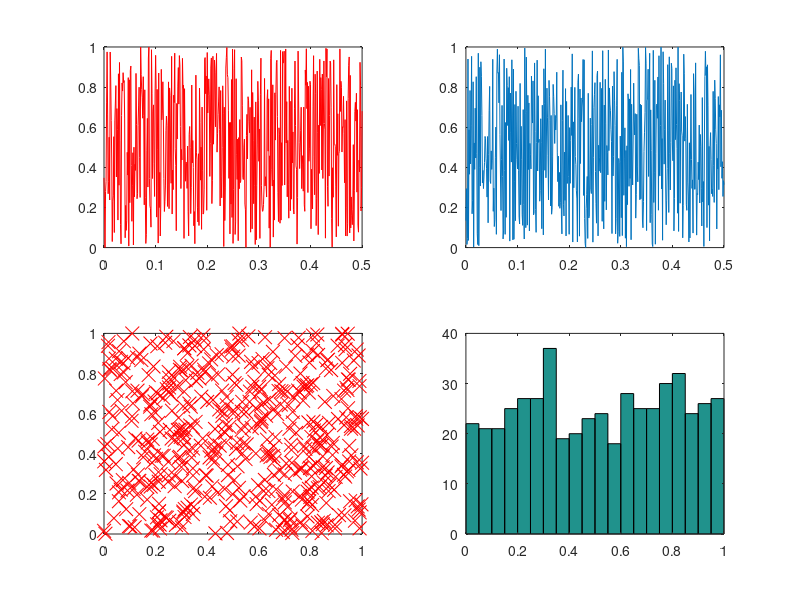

Here is the MATLAB script that generated this plot:


x = 0:0.001:0.5;
y = rand(size(x,2),1);
y2 = rand(size(x,2),1);
figure;
subplot(2,2,1);
plot (x,y,"-r");
subplot(2,2,2);
plot (x,y2);
subplot(2,2,3);
plot (y,y2,"xr","markersize",10);
subplot(2,2,4);
hist(y,20);

